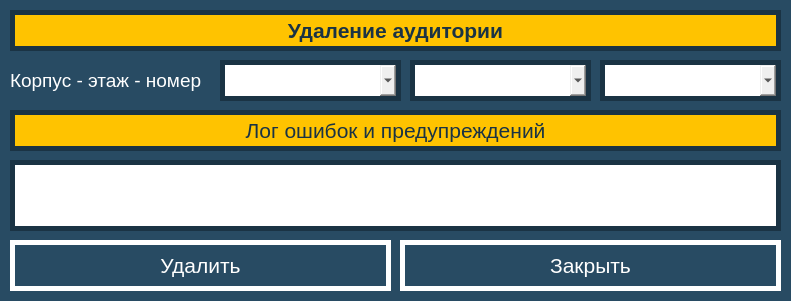
<?xml version="1.0" encoding="UTF-8"?>
<ui version="4.0">
 <class>AuditoriumDeleteForm</class>
 <widget class="QWidget" name="AuditoriumDeleteForm">
  <property name="geometry">
   <rect>
    <x>0</x>
    <y>0</y>
    <width>791</width>
    <height>301</height>
   </rect>
  </property>
  <property name="minimumSize">
   <size>
    <width>791</width>
    <height>301</height>
   </size>
  </property>
  <property name="maximumSize">
   <size>
    <width>791</width>
    <height>301</height>
   </size>
  </property>
  <property name="windowTitle">
   <string>Аудитория, удаление</string>
  </property>
  <property name="styleSheet">
   <string notr="true">QWidget#AuditoriumDeleteForm {

	background-color: #284B63;
}</string>
  </property>
  <widget class="QComboBox" name="bodyBox">
   <property name="geometry">
    <rect>
     <x>220</x>
     <y>60</y>
     <width>181</width>
     <height>41</height>
    </rect>
   </property>
   <property name="font">
    <font>
     <pointsize>14</pointsize>
    </font>
   </property>
   <property name="styleSheet">
    <string notr="true">QComboBox#bodyBox {

	border: 5px solid #1A3344;
}</string>
   </property>
  </widget>
  <widget class="QLabel" name="text1">
   <property name="geometry">
    <rect>
     <x>10</x>
     <y>60</y>
     <width>201</width>
     <height>41</height>
    </rect>
   </property>
   <property name="font">
    <font>
     <pointsize>14</pointsize>
    </font>
   </property>
   <property name="styleSheet">
    <string notr="true">QLabel#text1 {

	background-color: #284B63;
	color: #FFFFFF;
}</string>
   </property>
   <property name="text">
    <string>Корпус - этаж - номер</string>
   </property>
  </widget>
  <widget class="QLabel" name="headText">
   <property name="geometry">
    <rect>
     <x>10</x>
     <y>10</y>
     <width>771</width>
     <height>41</height>
    </rect>
   </property>
   <property name="font">
    <font>
     <pointsize>16</pointsize>
     <weight>75</weight>
     <bold>true</bold>
    </font>
   </property>
   <property name="styleSheet">
    <string notr="true">QLabel#headText {

	background-color: #FFC300;
	color: #1A3344;
	border: 5px solid #1A3344;
}</string>
   </property>
   <property name="text">
    <string>Удаление аудитории</string>
   </property>
   <property name="alignment">
    <set>Qt::AlignCenter</set>
   </property>
  </widget>
  <widget class="QPushButton" name="deleteButton">
   <property name="enabled">
    <bool>true</bool>
   </property>
   <property name="geometry">
    <rect>
     <x>10</x>
     <y>240</y>
     <width>381</width>
     <height>51</height>
    </rect>
   </property>
   <property name="font">
    <font>
     <pointsize>16</pointsize>
    </font>
   </property>
   <property name="styleSheet">
    <string notr="true">QPushButton#deleteButton {

	background-color: #284B63;
	color: #FFFFFF;
	border: 5px solid #FFFFFF;
}
QPushButton#deleteButton:hover {

	background-color: #FFFFFF;
	color: #1A3344;
	border: 5px solid #1A3344;
}
QPushButton#deleteButton:pressed {

	background-color: #DB1921;
	color: #FFFFFF;
	border: 5px solid #1A3344;
}
QPushButton#deleteButton:disabled {

	background-color: #284B63;
	color: #4B7089;
	border: 5px solid #4B7089;
}</string>
   </property>
   <property name="text">
    <string>Удалить</string>
   </property>
  </widget>
  <widget class="QLabel" name="logHead">
   <property name="geometry">
    <rect>
     <x>10</x>
     <y>110</y>
     <width>771</width>
     <height>41</height>
    </rect>
   </property>
   <property name="font">
    <font>
     <pointsize>16</pointsize>
     <weight>50</weight>
     <bold>false</bold>
    </font>
   </property>
   <property name="styleSheet">
    <string notr="true">QLabel#logHead {

	background-color: #FFC300;
	color: #1A3344;
	border: 5px solid #1A3344;
}</string>
   </property>
   <property name="text">
    <string>Лог ошибок и предупреждений</string>
   </property>
   <property name="alignment">
    <set>Qt::AlignCenter</set>
   </property>
  </widget>
  <widget class="QTextEdit" name="logText">
   <property name="geometry">
    <rect>
     <x>10</x>
     <y>160</y>
     <width>771</width>
     <height>71</height>
    </rect>
   </property>
   <property name="font">
    <font>
     <pointsize>10</pointsize>
    </font>
   </property>
   <property name="styleSheet">
    <string notr="true">QTextEdit#logText {

	border: 5px solid #1A3344;
}</string>
   </property>
  </widget>
  <widget class="QPushButton" name="exitButton">
   <property name="geometry">
    <rect>
     <x>400</x>
     <y>240</y>
     <width>381</width>
     <height>51</height>
    </rect>
   </property>
   <property name="minimumSize">
    <size>
     <width>381</width>
     <height>51</height>
    </size>
   </property>
   <property name="maximumSize">
    <size>
     <width>381</width>
     <height>51</height>
    </size>
   </property>
   <property name="font">
    <font>
     <pointsize>16</pointsize>
    </font>
   </property>
   <property name="styleSheet">
    <string notr="true">QPushButton#exitButton {

	background-color: #284B63;
	color: #FFFFFF;
	border: 5px solid #FFFFFF;
}
QPushButton#exitButton:hover {

	background-color: #FFFFFF;
	color: #1A3344;
	border: 5px solid #1A3344;
}
QPushButton#exitButton:pressed {

	background-color: #DB1921;
	color: #FFFFFF;
	border: 5px solid #1A3344;
}
QPushButton#exitButton:disabled {

	background-color: #284B63;
	color: #4B7089;
	border: 5px solid #4B7089;
}</string>
   </property>
   <property name="text">
    <string>Закрыть</string>
   </property>
  </widget>
  <widget class="QComboBox" name="floorBox">
   <property name="enabled">
    <bool>true</bool>
   </property>
   <property name="geometry">
    <rect>
     <x>410</x>
     <y>60</y>
     <width>181</width>
     <height>41</height>
    </rect>
   </property>
   <property name="font">
    <font>
     <pointsize>14</pointsize>
    </font>
   </property>
   <property name="styleSheet">
    <string notr="true">QComboBox#floorBox {

	border: 5px solid #1A3344;
}</string>
   </property>
  </widget>
  <widget class="QComboBox" name="numberBox">
   <property name="enabled">
    <bool>true</bool>
   </property>
   <property name="geometry">
    <rect>
     <x>600</x>
     <y>60</y>
     <width>181</width>
     <height>41</height>
    </rect>
   </property>
   <property name="font">
    <font>
     <pointsize>14</pointsize>
    </font>
   </property>
   <property name="styleSheet">
    <string notr="true">QComboBox#numberBox {

	border: 5px solid #1A3344;
}</string>
   </property>
  </widget>
 </widget>
 <resources/>
 <connections/>
</ui>
